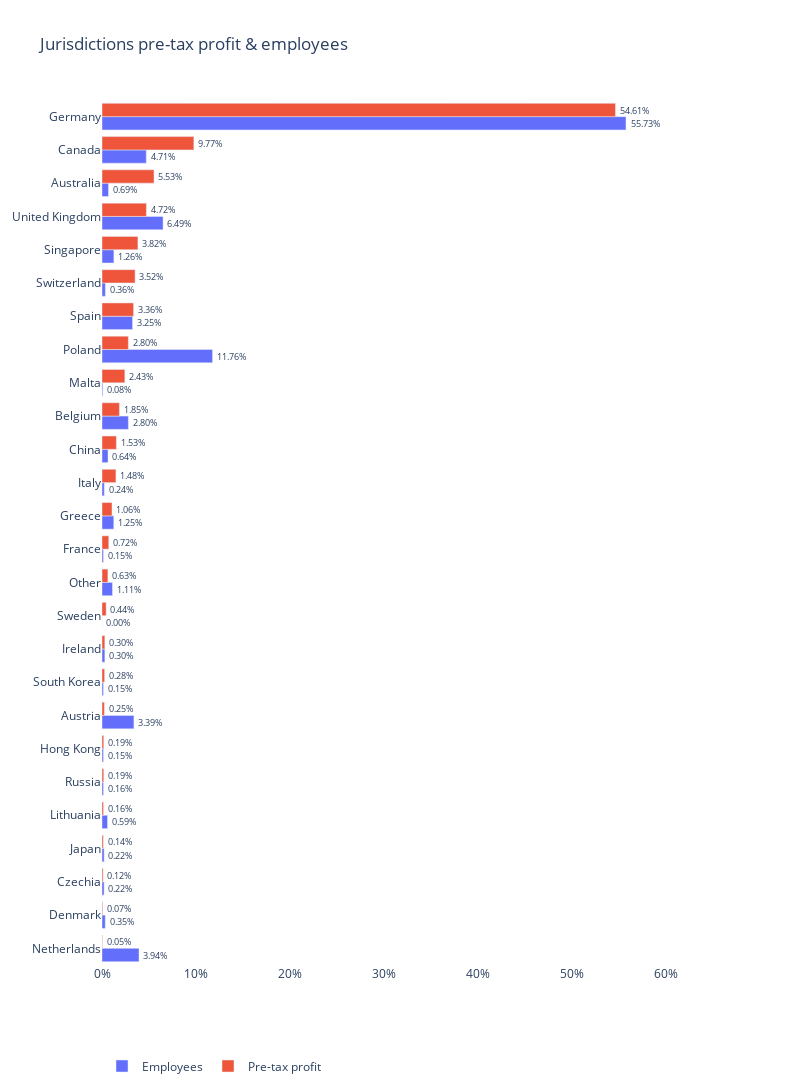

The code cell stored with this chart in its notebook:
### Code cell
display_pretax_profit_and_employees_rank(df=df, company=company, year=year)

### Figure 1 — Plotly figure (JSON) as saved in the notebook; plotly's stock layout.template omitted (floating-point values rounded to 4 significant figures)
{"data": [{"alignmentgroup": "True", "hovertemplate": "%{y: text}: %{x: .3%}", "legendgroup": "Employees", "marker": {"color": "#636efa", "pattern": {"shape": ""}}, "name": "Employees", "offsetgroup": "Employees", "orientation": "h", "showlegend": true, "textposition": ["outside", "outside", "outside", "outside", "outside", "outside", "outside", "outside", "outside", "outside", "outside", "outside", "outside", "outside", "outside", "outside", "outside", "outside", "outside", "outside", "outside", "outside", "outside", "outside", "outside", "outside"], "texttemplate": "%{x:.2%}", "type": "bar", "x": [0.03935, 0.003481, 0.00221, 0.00224, 0.005873, 0.001574, 0.001514, 0.03393, 0.001483, 0.003027, 0, 0.01114, 0.001483, 0.01253, 0.002422, 0.006418, 0.02803, 0.0008476, 0.1176, 0.03248, 0.003602, 0.01262, 0.06493, 0.006872, 0.04707, 0.5573], "xaxis": "x", "y": ["Netherlands", "Denmark", "Czechia", "Japan", "Lithuania", "Russia", "Hong Kong", "Austria", "South Korea", "Ireland", "Sweden", "Other", "France", "Greece", "Italy", "China", "Belgium", "Malta", "Poland", "Spain", "Switzerland", "Singapore", "United Kingdom", "Australia", "Canada", "Germany"], "yaxis": "y"}, {"alignmentgroup": "True", "hovertemplate": "%{y: text}: %{x: .3%}", "legendgroup": "Pre-tax profit", "marker": {"color": "#EF553B", "pattern": {"shape": ""}}, "name": "Pre-tax profit", "offsetgroup": "Pre-tax profit", "orientation": "h", "showlegend": true, "textposition": ["outside", "outside", "outside", "outside", "outside", "outside", "outside", "outside", "outside", "outside", "outside", "outside", "outside", "outside", "outside", "outside", "outside", "outside", "outside", "outside", "outside", "outside", "outside", "outside", "outside", "outside"], "texttemplate": "%{x:.2%}", "type": "bar", "x": [0.000463, 0.0006944, 0.001157, 0.001389, 0.00162, 0.001852, 0.001852, 0.002546, 0.002778, 0.003009, 0.004398, 0.00625, 0.007176, 0.01065, 0.01481, 0.01528, 0.01852, 0.02431, 0.02801, 0.03356, 0.03519, 0.03819, 0.04722, 0.05532, 0.09769, 0.5461], "xaxis": "x", "y": ["Netherlands", "Denmark", "Czechia", "Japan", "Lithuania", "Russia", "Hong Kong", "Austria", "South Korea", "Ireland", "Sweden", "Other", "France", "Greece", "Italy", "China", "Belgium", "Malta", "Poland", "Spain", "Switzerland", "Singapore", "United Kingdom", "Australia", "Canada", "Germany"], "yaxis": "y"}], "layout": {"barmode": "group", "height": 1248, "legend": {"orientation": "h", "title": {"text": ""}, "tracegroupgap": 0}, "plot_bgcolor": "white", "title": {"text": "Jurisdictions pre-tax profit & employees"}, "width": 800, "xaxis": {"anchor": "y", "domain": [0, 1], "range": [0, 0.6573], "tickformat": ".0%", "title": {}}, "yaxis": {"anchor": "x", "domain": [0, 1], "title": {}}}}
